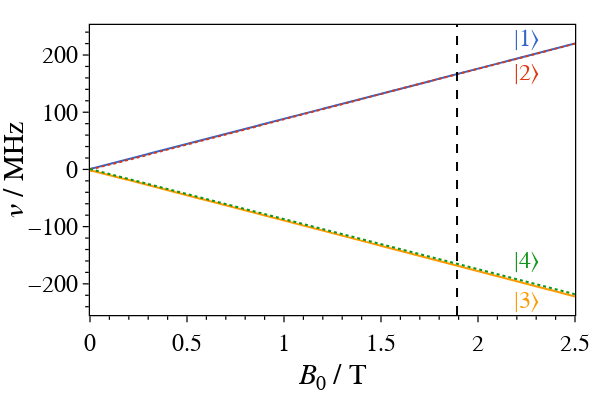
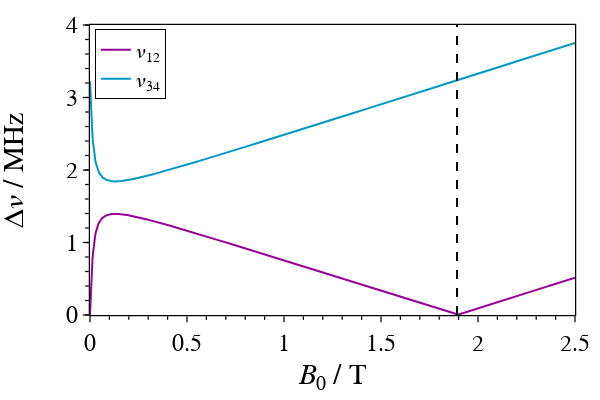

The notebook cell these images were saved under, in order:
### Markdown cell above
### Breit-Rabi of numerical model

### Code cell
data = loadmat('../MatLab/ALCvsMQ/Data/ALC_breit_rabi_diagram.mat')

magnetic_fields = data['magnetic_fields']
energy_levels = pd.DataFrame(data['E_matrix_3D'].transpose())

# Adjust ordering for plotting
energy_levels = energy_levels.iloc[:, ::-1]
energy_levels[0], energy_levels[1] = energy_levels[1], energy_levels[0]


fig = go.Figure()
for idx, col in enumerate(energy_levels.columns):
    fig.add_trace(go.Scatter(
        x=magnetic_fields.flatten(),
        y=energy_levels[col],
        mode="lines",
        showlegend=False,
        line=dict(dash="dot" if idx in [1, 3] else "solid"),
    ))

fig.add_vline(x=1.8919, line=dict(color='black', width=2, dash='dash'))

fig.update_layout(height=400, width=600,
                  xaxis_title='<i>B</i><sub>0</sub> / T',
                  yaxis_title='𝜈 / MHz',
                  legend=dict(y=0.985, yanchor="top", title='',
                              x=0.01, xanchor="left"),)

# Add state labels
labels = ['|1⟩', '|2⟩', '|3⟩', '|4⟩']
x_position = 2.25
y_positions = [198+30, 198-30, -200-30, -200+40]
colors = px.colors.qualitative.G10[:4]
for y, label, color in zip(y_positions, labels, colors):
    fig.add_annotation(
        x=x_position, y=y,
        text=label,
        showarrow=False,
        font=dict(size=24, color=color),
    )

# fig.write_image('../Figures/Manuscript/ALC/ALC_breit_rabi.pdf')
fig.show()

upper_diff = abs(energy_levels[3] - energy_levels[2])
lower_diff = abs(energy_levels[1] - energy_levels[0])

fig = go.Figure()

fig.add_trace(go.Scatter(
    x=magnetic_fields.flatten(),
    y=upper_diff,
    mode="lines",
    name='𝜈<sub>12</sub>',
    line=dict(color=px.colors.qualitative.G10[4])
))

fig.add_trace(go.Scatter(
    x=magnetic_fields.flatten(),
    y=lower_diff,
    mode="lines",
    name='𝜈<sub>34</sub>',
    line=dict(color=px.colors.qualitative.G10[5])
))

fig.add_vline(x=1.8919, line=dict(color='black', width=2, dash='dash'))

fig.update_layout(height=400, width=600,
                  xaxis_title='<i>B</i><sub>0</sub> / T',
                  yaxis_title='Δ𝜈 / MHz',
                  legend=dict(y=0.985, yanchor="top", title='',
                              x=0.01, xanchor="left"),
                  yaxis_range=[0, 4],
                  yaxis_tickvals=[0, 1, 2, 3, 4],)

# fig.write_image('../Figures/Manuscript/ALC/ALC_breit_rabi_deltaE.pdf')
fig.show()

### Figure 1 — Plotly figure (JSON) as saved in the notebook; plotly's stock layout.template omitted (floating-point values rounded to 4 significant figures; data arrays with more than 128 entries replaced by an {"elided": "..."} marker saying what was removed)
{"data": [{"line": {"dash": "solid"}, "mode": "lines", "showlegend": false, "x": {"elided": "1000 float values"}, "y": {"elided": "1000 float values"}, "type": "scatter"}, {"line": {"dash": "dot"}, "mode": "lines", "showlegend": false, "x": {"elided": "1000 float values"}, "y": {"elided": "1000 float values"}, "type": "scatter"}, {"line": {"dash": "solid"}, "mode": "lines", "showlegend": false, "x": {"elided": "1000 float values"}, "y": {"elided": "1000 float values"}, "type": "scatter"}, {"line": {"dash": "dot"}, "mode": "lines", "showlegend": false, "x": {"elided": "1000 float values"}, "y": {"elided": "1000 float values"}, "type": "scatter"}], "layout": {"shapes": [{"line": {"color": "black", "dash": "dash", "width": 2}, "type": "line", "x0": 1.892, "x1": 1.892, "xref": "x", "y0": 0, "y1": 1, "yref": "y domain"}], "legend": {"y": 0.985, "yanchor": "top", "title": {"text": ""}, "x": 0.01, "xanchor": "left"}, "height": 400, "width": 600, "xaxis": {"title": {"text": "<i>B</i><sub>0</sub> / T"}}, "yaxis": {"title": {"text": "𝜈 / MHz"}}, "annotations": [{"font": {"color": "#3366CC", "size": 24}, "showarrow": false, "text": "|1⟩", "x": 2.25, "y": 228}, {"font": {"color": "#DC3912", "size": 24}, "showarrow": false, "text": "|2⟩", "x": 2.25, "y": 168}, {"font": {"color": "#FF9900", "size": 24}, "showarrow": false, "text": "|3⟩", "x": 2.25, "y": -230}, {"font": {"color": "#109618", "size": 24}, "showarrow": false, "text": "|4⟩", "x": 2.25, "y": -160}]}}

### Figure 2 — Plotly figure (JSON) as saved in the notebook; plotly's stock layout.template omitted (floating-point values rounded to 4 significant figures; data arrays with more than 128 entries replaced by an {"elided": "..."} marker saying what was removed)
{"data": [{"line": {"color": "#990099"}, "mode": "lines", "name": "𝜈<sub>12</sub>", "x": {"elided": "1000 float values"}, "y": {"elided": "1000 float values"}, "type": "scatter"}, {"line": {"color": "#0099C6"}, "mode": "lines", "name": "𝜈<sub>34</sub>", "x": {"elided": "1000 float values"}, "y": {"elided": "1000 float values"}, "type": "scatter"}], "layout": {"shapes": [{"line": {"color": "black", "dash": "dash", "width": 2}, "type": "line", "x0": 1.892, "x1": 1.892, "xref": "x", "y0": 0, "y1": 1, "yref": "y domain"}], "legend": {"y": 0.985, "yanchor": "top", "title": {"text": ""}, "x": 0.01, "xanchor": "left"}, "yaxis": {"title": {"text": "Δ𝜈 / MHz"}, "range": [0, 4], "tickvals": [0, 1, 2, 3, 4]}, "height": 400, "width": 600, "xaxis": {"title": {"text": "<i>B</i><sub>0</sub> / T"}}}}
